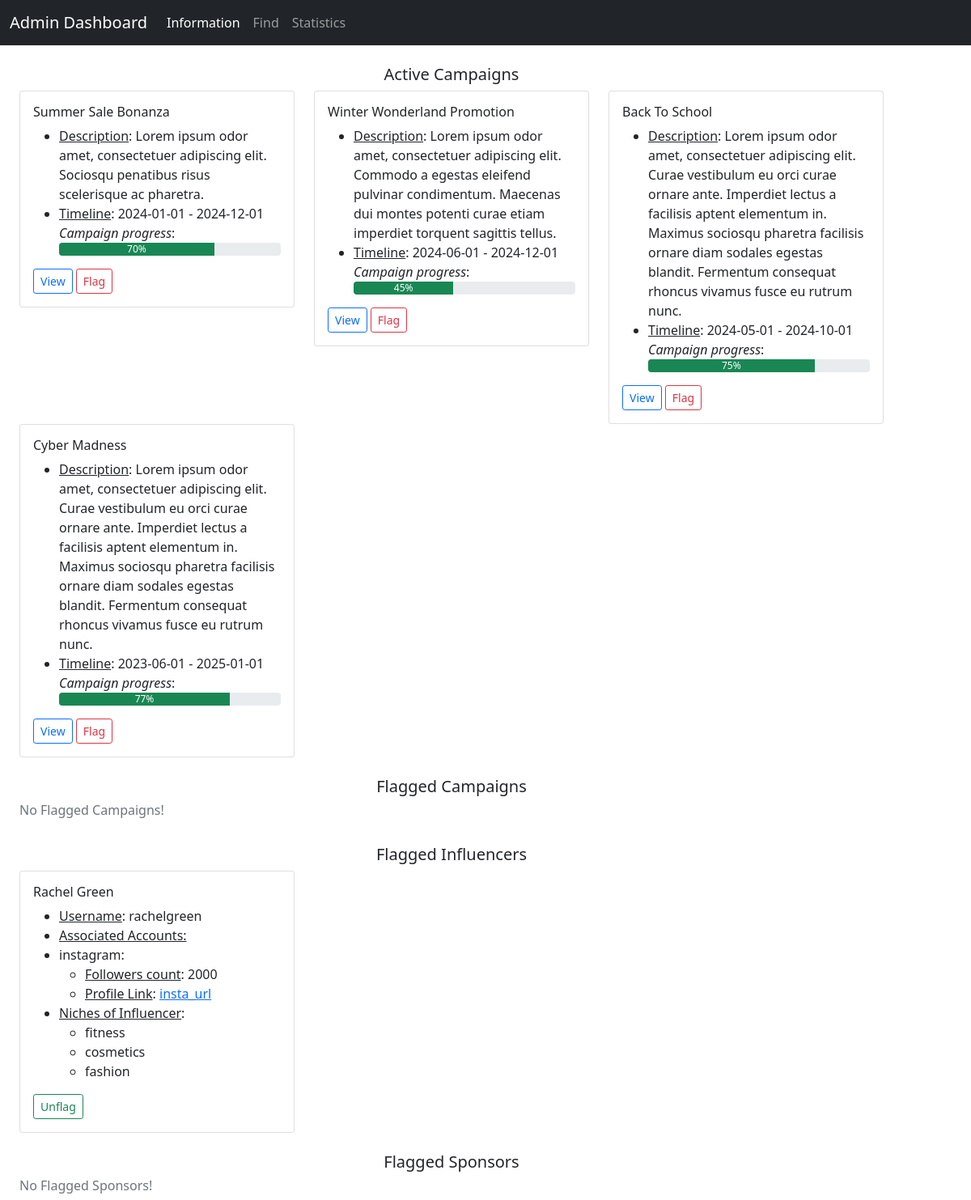
Before: /admin_dashboard with the older database file.
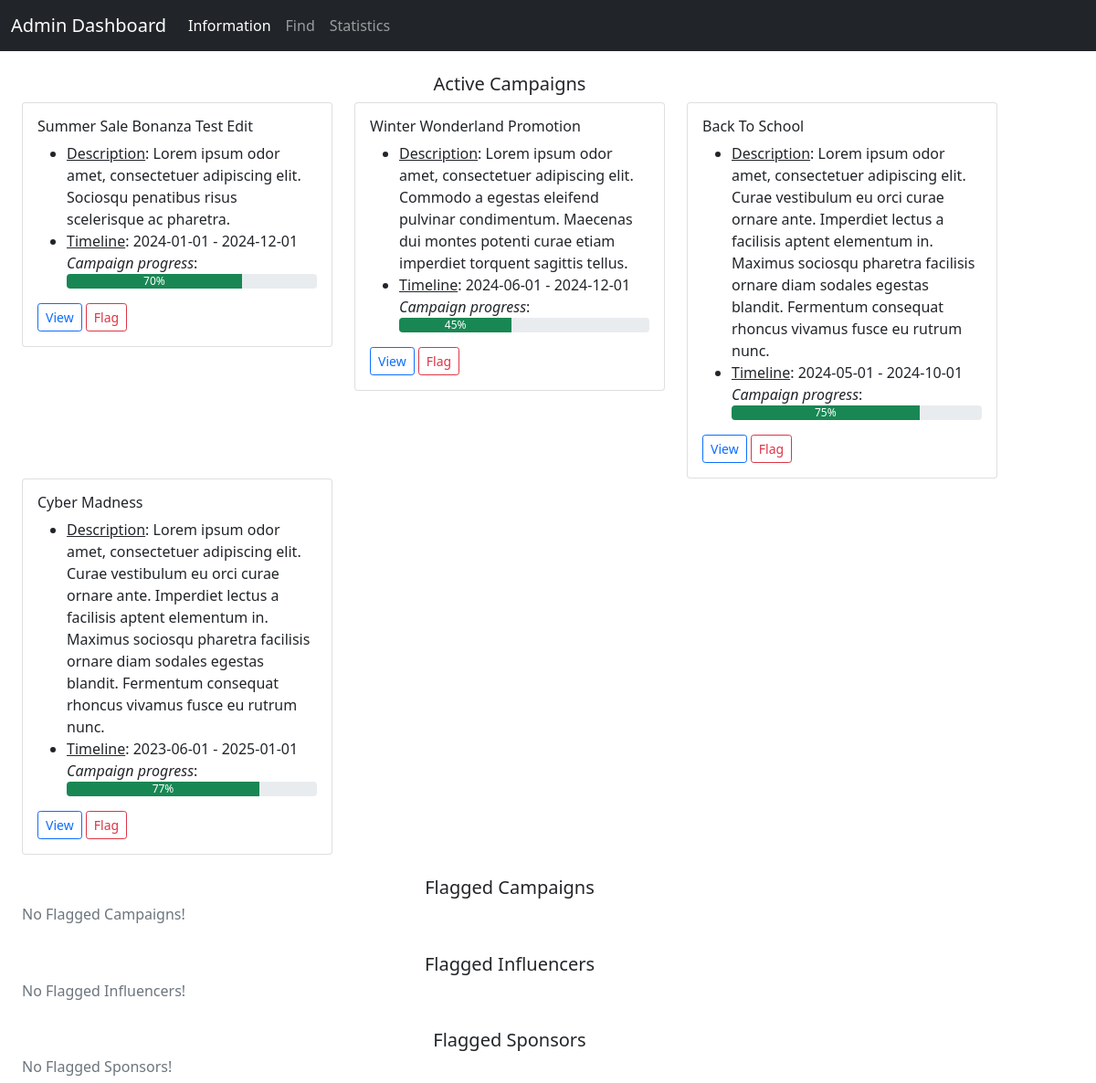
After: the same page with the newer database file.
### backend/models.py (models this page shows)
class Campaign(db.Model):
    __tablename__ = 'campaign'
    id = db.Column(db.Integer, primary_key=True)
    sponsor_id = db.Column(db.Integer, db.ForeignKey('sponsor.id'), nullable=False)
    visibility = db.Column(db.Enum('private', 'public'), default='public', nullable=False)
    title = db.Column(db.String, nullable=False)
    description = db.Column(db.String)
    goal = db.Column(db.String)
    start_date = db.Column(db.Date, nullable=False)
    end_date = db.Column(db.Date, nullable=False)
    budget = db.Column(db.Float, nullable=False)
    flagged = db.Column(db.Boolean, default=False)
    ad_request = db.relationship('Ad_Request', backref='campaign', cascade='all, delete-orphan')

class Influencer(db.Model):
    __tablename__ = 'influencer'
    id = db.Column(db.Integer, primary_key=True)
    first_name = db.Column(db.String, nullable=False)
    last_name = db.Column(db.String)
    age = db.Column(db.Integer, nullable=False)
    username = db.Column(db.String, unique=True, nullable=False)
    password = db.Column(db.String, nullable=False)
    email = db.Column(db.String, unique=True, nullable=False)
    earning = db.Column(db.Integer, default=0)
    flagged = db.Column(db.Boolean, default=False)
    reach = db.relationship('Reach', backref='influencer', cascade='all, delete-orphan')
    ad_request = db.relationship('Ad_Request', backref='influencer')
    influencer_niche = db.relationship('Influencer_Niche', backref='influencer')

class Reach(db.Model):
    __tablename__ = 'reach'
    id = db.Column(db.Integer, primary_key=True)
    influencer_id = db.Column(db.Integer, db.ForeignKey('influencer.id'), nullable=False)
    platform = db.Column(db.Enum('instagram', 'twitter', 'youtube', 'linkedin'), nullable=False)
    followers = db.Column(db.Integer, nullable=False)
    profile_link = db.Column(db.String, nullable=False)

class Niche(db.Model):
    __tablename__ = 'niche'
    id = db.Column(db.Integer, primary_key=True)
    name = db.Column(db.String, nullable=False)
    influencer_niche = db.relationship('Influencer_Niche', backref='niche')
    ad_request = db.relationship('Ad_Request', backref='niche')

### backend/controllers.py (the view)
@app.route('/admin_dashboard', methods=['GET', 'POST'])
def admin_dashboard():
    return render_template('admin_dashboard.html', active_campaigns=fetch_active_campaigns(), flagged_campaigns=fetch_flagged_campaigns(),
                           flagged_influencers=fetch_flagged_influencers(), flagged_sponsors=fetch_flagged_sponsors())

### backend/controllers.py (called while the page is built)
def progress(start_date, end_date):
    current_date = datetime.now().date()
    total_duration = (end_date - start_date).days
    elapsed_duration = (current_date - start_date).days
    progress = (elapsed_duration / total_duration) * 100
    return int(min(max(progress, 0), 100))

def fetch_flagged_campaigns():
    campaigns = Campaign.query.filter_by(flagged=True).all()
    flagged_campaigns = {}
    for campaign in campaigns:
        if campaign.id not in flagged_campaigns.keys():
            flagged_campaigns[campaign.id] = {'title': campaign.title, 'description': campaign.description, 'goal': campaign.goal,
                                              'start_date':campaign.start_date, 'end_date': campaign.end_date}
    return flagged_campaigns

def niches(influencer_id):
    tuples = (db.session.query(Niche.id.label('niche_id'), Niche.name.label('niche_name'))
              .join(Influencer_Niche, Influencer_Niche.niche_id == Niche.id)
              .join(Influencer, Influencer.id == Influencer_Niche.influencer_id)
              .filter(Influencer.id == influencer_id).all())
    niches = []
    for tuple in tuples:
        niches.append(tuple.niche_name)
    return niches

### templates/admin_dashboard.html (shortened to what the changed rows need)
<!DOCTYPE html>
<html lang="en">
<head>
    <link href="https://cdn.jsdelivr.net/npm/bootstrap@5.0.2/dist/css/bootstrap.min.css" rel="stylesheet">
</head>
<body>
    <div id="container">
        <div class="container row">
            {% if active_campaigns %}
                {% for key,value in active_campaigns.items() %}
                    <div class="col-sm-4">
                        <div class="card">
                            <div class="card-body">
                                <h6 class="card-title">{{ value.title }}</h6>
                                <ul class="card-text">
                                    <li><u>Description</u>: {{ value.description }}</li>
                                    <li><u>Timeline</u>: {{ value.start_date }} - {{ value.end_date }}</li>
                                    <i>Campaign progress</i>:
                                    <div class="progress">
                                        <div class="progress-bar bg-success" role="progressbar" style="width: {{ value.progress }}%;" aria-valuenow="{{ value.progress }}" aria-valuemin="0" aria-valuemax="100">{{ value.progress }}%</div>
                                    </div>
                                </ul>
                                <a href="/campaign_details/{{ key }}" class="btn btn-outline-primary btn-sm">View</a>
                                <a href="/flag_campaign/{{ key }}" class="btn btn-outline-danger btn-sm">Flag</a>
                            </div>
                        </div>
                    </div>
                {% endfor %}
            {% else %}
                <h6 class="text-secondary">No Active Campaigns!</h6>
            {% endif %}
        </div>
        <div class="container row">
            <h5 class="text-center"><br>Flagged Influencers</h5>
            {% if flagged_influencers %}
                {% for key, value in flagged_influencers.items() %}
                    <div class="col-sm-4">
                        <div class="card">
                            <div class="card-body">
                                <h6 class="card-title"> {{ value.fname }} {{ value.lname }} </h6>
                                <ul class="card-text">
                                    <li><u>Username</u>: {{ value.username }}</li>
                                    <li><u>Associated Accounts:</u></li>
                                    {% for account, info in value.social_accounts.items() %}
                                        <li>
                                            {{ account }}:
                                            <ul>
                                                <li><u>Followers count</u>: {{ info.followers }}</li>
                                                <li><u>Profile Link</u>: <a href="{{ info.profile_link }}" target="_blank">{{ info.profile_link }}</a></li>
                                            </ul>
                                        </li>
                                    {% endfor %}
                                    <li><u>Niches of Influencer</u>:</li>
                                    <ul>
                                        {% for niche in value.niches %}
                                            <li>{{ niche }}</li>
                                        {% endfor %}
                                    </ul>
                                </ul>
                                <a href="/unflag_influencer/{{ key }}" class="btn btn-outline-success btn-sm">Unflag</a>
                            </div>
                        </div>
                    </div>
                {% endfor %}
            {% else %}
                <h6 class="text-secondary">No Flagged Influencers!</h6>
            {% endif %}
        </div>
    </div>
</body>
</html>

Changed rows visible on the page:
no longer on this page (row edited): Influencer: fname "Rachel", lname "Green", username "rachelgreen"
no longer on this page (row unchanged): Reach: platform "instagram", followers "2000", profile_link "insta_url"
no longer on this page (row unchanged): Niche: name "fitness"
no longer on this page (row unchanged): Niche: name "cosmetics"
no longer on this page (row unchanged): Niche: name "fashion"
Other visible differences:
new list line: "Summer Sale Bonanza Test Edit Lorem ipsum odor amet, consectetuer adipiscing elit. Sociosqu penatibus risus scelerisque ac pharetra. 2024-01-01 2024-12-01"
new list line: "Description : Timeline : - Campaign progress : 70 % View Flag"
text now shown: "No Flagged Influencers!"
list line gone: "Summer Sale Bonanza Lorem ipsum odor amet, consectetuer adipiscing elit. Sociosqu penatibus risus scelerisque ac pharetra. 2024-01-01 2024-12-01"
list line gone: "Description : Timeline : - Campaign progress : 70 % View Flag"
list line gone: "Username : Associated Accounts: Niches of Influencer : Unflag"
